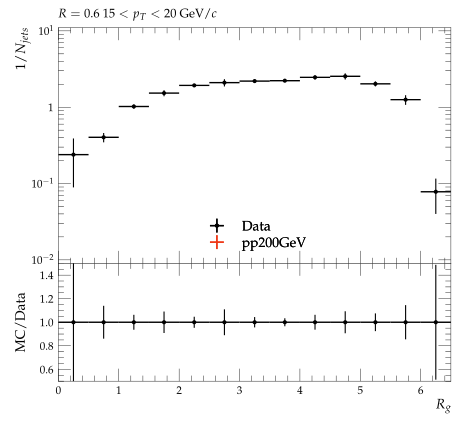

The script that saved this image:
#! /usr/bin/env python3

# This Python script was auto-generated using YODA v2.1.0.
# Analysis object: /STAR_2020_I1783875/d22-x01-y01
# Timestamp: 07-10-2025 (18:42:21)

import matplotlib as mpl
import matplotlib.pyplot as plt
mpl.use('Agg') # comment out for interactive use
import os
import numpy as np
from numpy import nan, inf

plotDir = os.path.split(os.path.realpath(__file__))[0]
if 'YODA_USER_PLOT_PATH' in globals():
    plot_outdir = globals()['YODA_USER_PLOT_PATH']
else:
    plot_outdir = plotDir

#plot style
plt.style.use(os.path.join(plotDir, '../default.mplstyle'))
# plot metadata
figW, figH = plt.rcParams['figure.figsize']
ax_xLabel = r'$R_{g}$'
ax_yLabel = r'$1/N_{jets}$'
ax_title  = r'$R=0.6 ~ 15 < p_{T} < 20$ GeV/$c$'
ax_xScale = 'linear'
ax_yScale = 'log'
xLims = (0.0, 6.5)
yLims = (0.009000000000000001, 11.0)

# TeX-friendly labels for the legend
labels = {
    'legend' : ([ r"Data", r"pp200GeV" ], r""),
}

# Adjust canvas width and height
canvasW = 10.0
canvasH = 9.0
figW *= canvasW/10.
figH *= canvasH/9.

# Create figure and axis objects
fig, (ax, ratio0_ax) = plt.subplots(2, 1, sharex=True,
                  figsize=(figW,figH), gridspec_kw={'height_ratios': (6.0, 3.0)})

# Set figure margins
plt.subplots_adjust(
    left   = 1.0 * plt.rcParams['figure.subplot.left'],
    right  = 1.0 * plt.rcParams['figure.subplot.right'],
    top    = 1.0 * plt.rcParams['figure.subplot.top'],
    bottom = 1.0 * plt.rcParams['figure.subplot.bottom'])

ratio0_ax.yaxis.set_major_locator(mpl.ticker.MultipleLocator(0.2))
ratio0_ax.set_ylim(0.5, 1.4999)
ratio0_ax.set_ylabel('MC/Data')

# the numerical data is stored in a separate file
dataf = dict()
prefix = os.path.split(__file__)[0]
if prefix:    prefix = prefix + '/'
exec(open(prefix+'d22-x01-y01__data.py').read(), dataf)


legend_handles = dict() # keep track of handles for the legend

# style options for curves
# starts at zorder>=5 to draw curve on top of legend
styles = {
  'Data': {
    'color' : 'black',
    'linestyle' : '-',
    'linewidth' : 1,
    'marker' : 'o',
    'markersize' : 2,
    'capsize' : 0.0,
    'zorder' : 5,
    'histstyle' : 0,
    'drawstyle' : 'steps-pre',
    'xerrorbars' : 1,
    'yerrorbars' : 1,
    'fillcolor' : None,
    'fillopacity' : 1.0,
    'ratio0_linestyle' : '-',
    'ratio0_linewidth' : 1,
    'ratio0_marker' : 'o',
    'ratio0_markersize' : 2,
    'ratio0_capsize' : 0.0,
    'ratio0_zorder' : 5,
    'ratio0_histstyle' : 0,
    'ratio0_drawstyle' : 'steps-pre',
    'ratio0_xerrorbars' : 1,
    'ratio0_yerrorbars' : 1,
  },
  'pp200GeV.yoda': {
    'color' : '#EE3311',
    'linestyle' : '-',
    'linewidth' : 1,
    'marker' : 'none',
    'markersize' : 2,
    'capsize' : 0.0,
    'zorder' : 6,
    'histstyle' : 1,
    'drawstyle' : 'steps-pre',
    'xerrorbars' : 1,
    'yerrorbars' : 1,
    'fillcolor' : None,
    'fillopacity' : 1.0,
    'ratio0_linestyle' : '-',
    'ratio0_linewidth' : 1,
    'ratio0_marker' : 'none',
    'ratio0_markersize' : 2,
    'ratio0_capsize' : 0.0,
    'ratio0_zorder' : 6,
    'ratio0_histstyle' : 1,
    'ratio0_drawstyle' : 'steps-pre',
    'ratio0_xerrorbars' : 1,
    'ratio0_yerrorbars' : 1,
  },
}

# curve from input yoda files in main panel
for label, yvals in dataf['yvals'].items():
    if all(np.isnan(v) for v in dataf['yvals'][label]):
        continue
    tmp = None
    if styles[label]['histstyle']: # draw as histogram
        xpos = dataf['xedges'][label] if styles[label]['drawstyle'] else dataf['xpoints'][label]
        ypos = np.insert(yvals, 0, yvals[0]) if styles[label]['drawstyle'] else yvals
        if styles[label]['fillcolor']: # fill area below curve
            ax.fill_between(xpos, ypos, step='pre',
                            color=styles[label]['fillcolor'],
                            alpha=styles[label]['fillopacity'])
        tmp, = ax.plot(xpos, ypos,
                       color=styles[label]['color'],
                       linestyle=styles[label]['linestyle'],
                       linewidth=styles[label]['linewidth'],
                       drawstyle=styles[label]['drawstyle'], solid_joinstyle='miter',
                       zorder=styles[label]['zorder'], label=label)
    tmp = ax.errorbar(dataf['xpoints'][label], yvals,
                      xerr=np.array(dataf['xerrs'][label])*styles[label]['xerrorbars'],
                      yerr=np.array(dataf['yerrs'][label])*styles[label]['yerrorbars'],
                      fmt=styles[label]['marker'], capsize=styles[label]['capsize'],
                      markersize=styles[label]['markersize'],
                      ecolor=styles[label]['color'],
                      color=styles[label]['color'], zorder=styles[label]['zorder'])
    tmp[-1][0].set_linestyle(styles[label]['linestyle'])
    tmp[-1][0].set_linewidth(styles[label]['linewidth'])
    if label in dataf['add_legend_handle']:  legend_handles[label] = tmp
    for varLabel in dataf['variation_yvals'].keys():
        if varLabel.startswith(label):
            tmp, = ax.plot(dataf['xedges'][label], dataf['variation_yvals'][varLabel],
                           color=styles[label]['color'],
                           linestyle=styles[label]['linestyle'],
                           linewidth=styles[label]['linewidth'],
                           drawstyle='steps-pre', solid_joinstyle='miter',
                           zorder=styles[label]['zorder'], alpha=0.5)


# plots on ratio panel
# curve from input yoda files in ratio panel
for label, yvals in dataf['ratio0_yvals'].items():
    if all(np.isnan(v) for v in yvals):
        continue
    if styles[label]['ratio0_histstyle']: # plot as histogram
        xpos = dataf['xedges']['Data'] if styles[label]['ratio0_drawstyle'] else dataf['xpoints']['Data']
        ypos = np.insert(yvals, 0, yvals[0]) if styles[label]['ratio0_drawstyle'] else yvals
        ratio0_ax.plot(xpos, ypos,
                       color=styles[label]['color'],
                       linewidth=styles[label]['linewidth'],
                       linestyle=styles[label]['ratio0_linestyle'],
                       drawstyle=styles[label]['ratio0_drawstyle'], zorder=styles[label]['zorder'],
                       solid_joinstyle='miter')
    tmp = ratio0_ax.errorbar(dataf['xpoints']['Data'], yvals,
                             xerr=np.array(dataf['ref_xerrs'])*styles[label]['ratio0_xerrorbars'],
                             yerr=np.array(dataf['ratio0_yerrs'][label])*styles[label]['ratio0_yerrorbars'],
                             fmt=styles[label]['ratio0_marker'], capsize=styles[label]['ratio0_capsize'],
                             markersize=styles[label]['ratio0_markersize'],
                             ecolor=styles[label]['color'],
                             color=styles[label]['color'])
    tmp[-1][0].set_linestyle(styles[label]['ratio0_linestyle'])
    tmp[-1][0].set_linewidth(styles[label]['ratio0_linewidth'])

    for varlabel in dataf['ratio0_variation_vals'].keys():
        if varlabel.startswith(label):
            ratio0_ax.plot(dataf['xedges']['Data'],
                            dataf['ratio0_variation_vals'][varlabel],
                            color=styles[label]['color'],
                            linestyle=styles[label]['linestyle'],
                            linewidth=styles[label]['linewidth'],
                            drawstyle='steps-pre', solid_joinstyle='miter',
                            zorder=1, alpha=0.5)

legend_items = list(legend_handles.values())
ax.add_artist(ax.legend(legend_items,
                        labels['legend'][0],
                        title=labels['legend'][1],
                        alignment='left',
                        loc='lower center',
                        bbox_to_anchor=(0.5, 0.0)))

# set plot metadata as defined above
ratio0_ax.set_xlabel(ax_xLabel)
ratio0_ax.xaxis.set_label_coords(1., -0.15)
ax.set_ylabel(ax_yLabel, ha='right', va='top')
ax.yaxis.set_label_coords(-0.11, 1.0)
ax.set_title(ax_title, loc='left')
ax.set_xscale(ax_xScale)
ax.set_yscale(ax_yScale)
ax.set_xlim(xLims)
ax.set_ylim(yLims)

# tick formatting
plt.rcParams['xtick.top'] = True
plt.rcParams['ytick.right'] = True
ax.yaxis.set_major_locator(mpl.ticker.LogLocator(base=10.0, numticks=np.inf))
ax.yaxis.set_minor_locator(mpl.ticker.LogLocator(
                           base=10.0, subs=np.arange(0.1, 1, 0.1), numticks=np.inf))
fig.align_ylabels((ax, ratio0_ax))
plt.savefig(os.path.join(plot_outdir, 'd22-x01-y01.pdf'), format='PDF')
plt.savefig(os.path.join(plot_outdir, 'd22-x01-y01.png'), format='PNG')

plt.close(fig)
